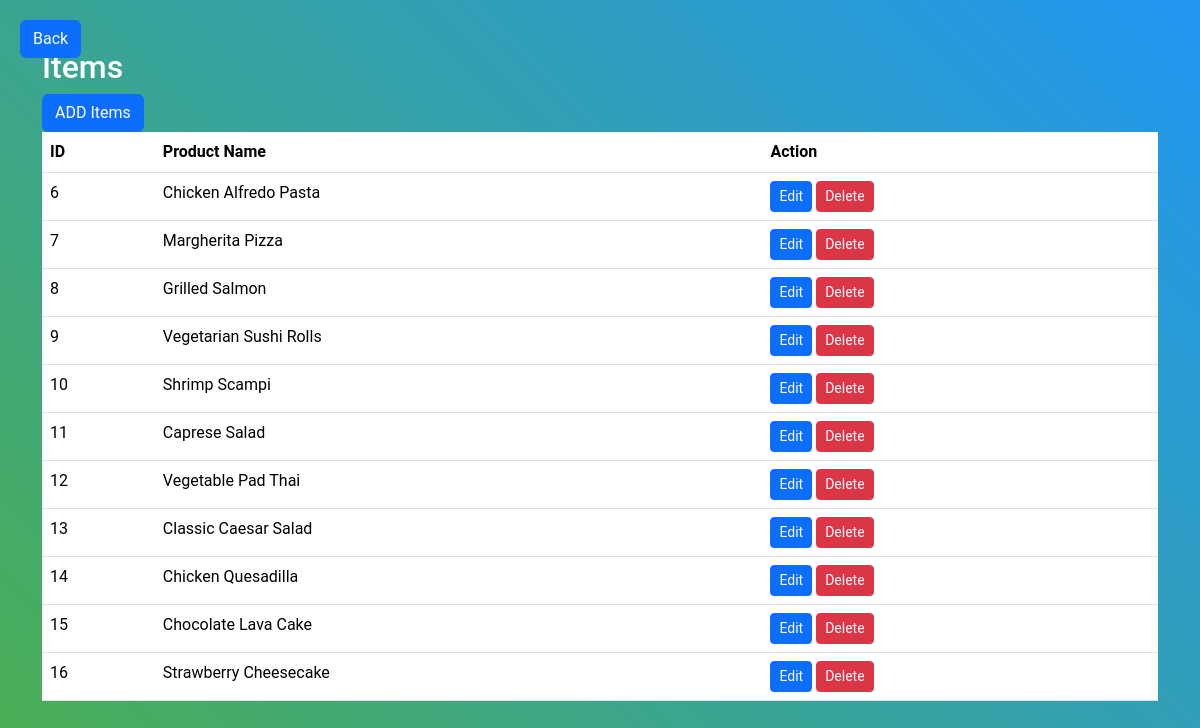
/manageItems.php, run on the app's committed database.
### tables this page shows
CREATE TABLE `products` (
  `id` int(11) NOT NULL,
  `product_name` varchar(255) NOT NULL
);

### manageItems.php (the view, shortened to what this page needs)
<!DOCTYPE html>
<html lang="en">
<head>
    <link rel="stylesheet" href="https://cdn.jsdelivr.net/npm/bootstrap@5.3.2/dist/css/bootstrap.min.css">
</head>
<body>
    <a class="btn btn-primary back-button" href="adminhome.php">
        <i class="fas fa-arrow-left"></i> Back
    </a>
    <div class="container my-5">
        <h2> Items </h2>
            <a class="btn btn-primary" href="addItems.php" role="button">ADD Items</a>
            <br>
            <table class="table">
                <thead>
                    <tr>
                        <th>ID</th>
                        <th>Product Name</th>
                        <th>Action</th>
                    </tr>
                </thead>
                <tbody>
                    <?php
                        $servername = "localhost";
                        $username = "root";
                        $password = "";
                        $database = "The_Outer_Clove";
                        $connection = new mysqli($servername,$username,$password,$database);
                        $sql = "SELECT * FROM products";
                        $result = $connection->query($sql);
                        while ($row = $result->fetch_assoc()) {
                            echo "
                                <tr>
                                    <td>$row[id]</td>
                                    <td>$row[product_name]</td>
                                    <td>
                                        <a class='btn btn-primary btn-sm' href='editItems.php?id=$row[id]'>Edit</a>
                                        <a class='btn btn-danger btn-sm' href='deleteItems.php?id=$row[id]'>Delete</a>
                                    </td>
                                </tr>";
                        }
                    ?>
                </tbody>
            </table>
    </div>
</body>
</html>

### manageItems.php (style rules this page uses)
body { font-family: 'Roboto', sans-serif; background: linear-gradient(45deg, #4CAF50, #2196F3); color: #fff; margin: 0; display: flex; justify-content: center; min-height: 100vh; }
.back-button { position: fixed; top: 20px; left: 20px; }

### data on the page
products: id "6", product_name "Chicken Alfredo Pasta"
products: id "7", product_name "Margherita Pizza"
products: id "8", product_name "Grilled Salmon"
products: id "9", product_name "Vegetarian Sushi Rolls"
products: id "10", product_name "Shrimp Scampi"
products: id "11", product_name "Caprese Salad"
products: id "12", product_name "Vegetable Pad Thai"
products: id "13", product_name "Classic Caesar Salad"
products: id "14", product_name "Chicken Quesadilla"
products: id "15", product_name "Chocolate Lava Cake"
products: id "16", product_name "Strawberry Cheesecake"
